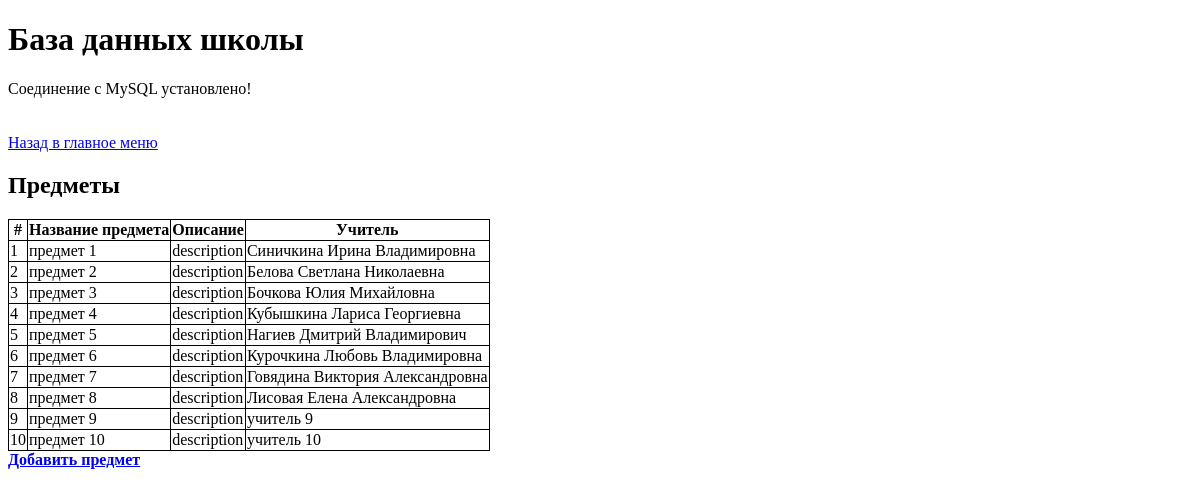
The app's page /6_lab/get_subjects.php, older data.
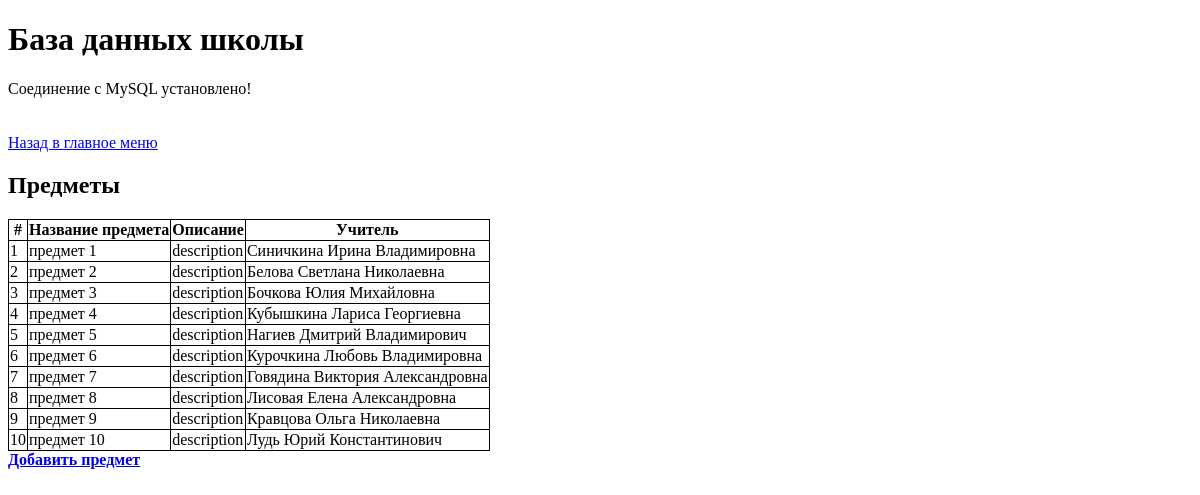
The same page, newer data.
### tables this page shows
create table subjects(
	id INT UNSIGNED  AUTO_INCREMENT PRIMARY KEY, 
	name VARCHAR(100) NOT NULL, 
	description VARCHAR(400),  
	teacher_id INT UNSIGNED,
	foreign key (teacher_id) references teachers(id)
);

create table teachers(
	id INT UNSIGNED  AUTO_INCREMENT PRIMARY KEY, 
	fio VARCHAR(100) NOT NULL
);

### 6_lab/get_subjects.php (the view)
<?php include "header.php"; ?>
<a href="index.php">Назад в главное меню</a>
<?php
	try {
		$q_result = mysqli_query($db, " SELECT
				subject.id id,
				subject.name name,
				subject.description description,
				t.fio teacher_fio
			FROM subjects AS subject
			INNER JOIN teachers as t ON t.id = subject.teacher_id");
		if (mysqli_num_rows($q_result) > 0) { ?>
			<h2>Предметы</h2>
			    <table >
		      		<thead>
						<tr>
						  <th>#</th>
						  <th>Название предмета</th>
						  <th>Описание</th>
						  <th>Учитель</th>
						</tr>
		      		</thead>
		      		<tbody>
				<?php
				while ($row = mysqli_fetch_array($q_result)) {
					?>
				      	<tr>
							<td><?php echo $row["id"]; ?></td>
							<td><?php echo $row["name"]; ?></td>
							<td><?php echo $row["description"]; ?></td>
							<td><?php echo $row["teacher_fio"]; ?></td>
				      	</tr>
			 	<?php } ?>
	 		 		</tbody>
  				</table>
		<?php } else {
			echo "<br/>"."Ни одного класса не найдено.";
		}
	} catch (Exception $ex) {
		echo "<br/>"."Ошибка при показе : ". $ex->getMessage();
	}
?>
<a href="create_subject.php"><strong>Добавить предмет</strong></a>
<?php include "footer.php"; ?>

Row changes from the older to the newer data that the page shows:
changed through a linked row, subjects "предмет 9": teacher.fio "учитель 9" → "Кравцова Ольга Николаевна"
changed through a linked row, subjects "предмет 10": teacher.fio "учитель 10" → "Лудь Юрий Константинович"
